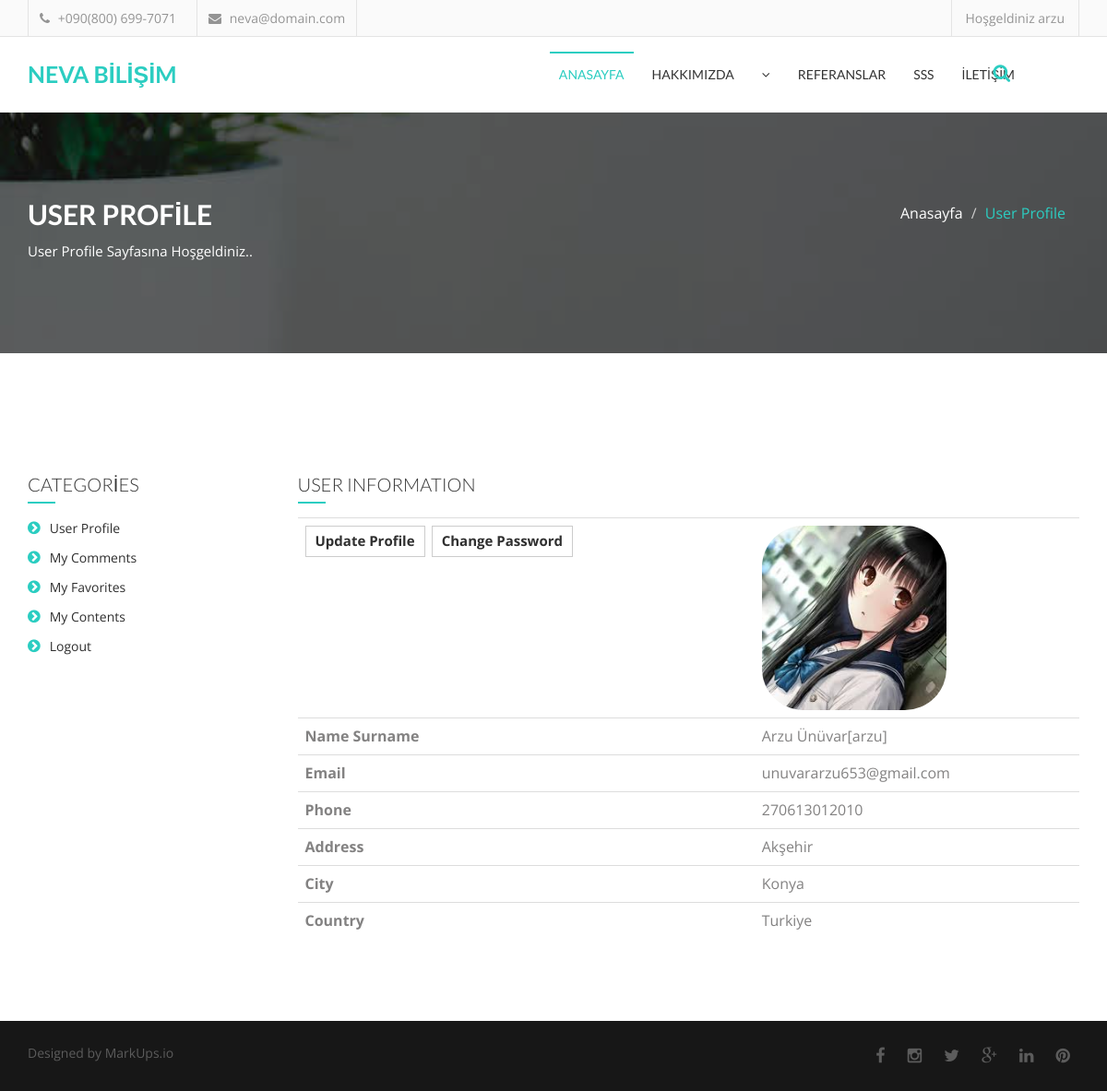
The app's page /user/ (signed in), older data.
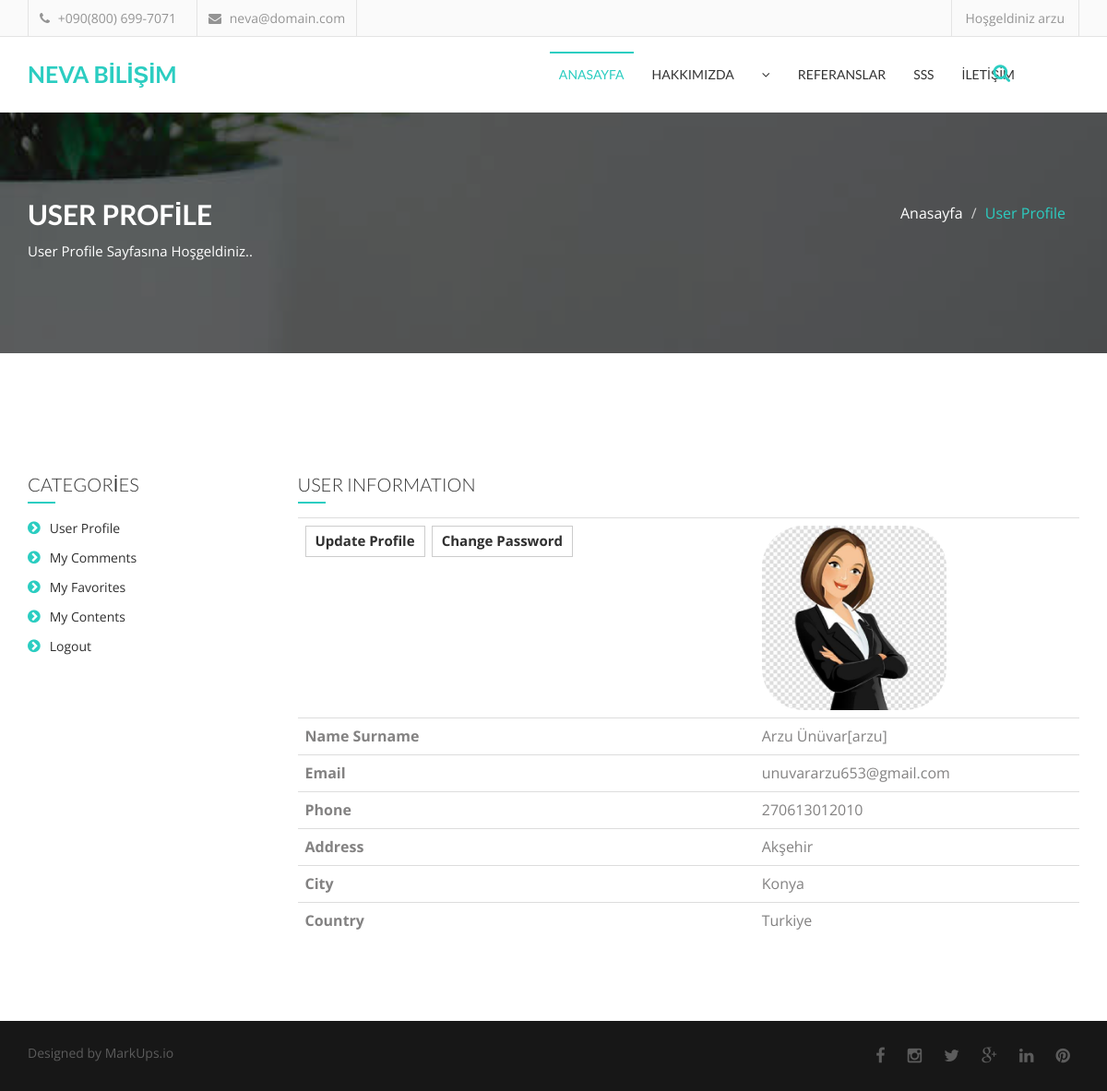
The same page, newer data.
### home/models.py (models this page shows, shortened)
class UserProfile(models.Model):
    user = models.OneToOneField(User, on_delete=models.CASCADE)
    phone = models.CharField(blank=True, max_length=20)
    address = models.CharField(blank=True, max_length=150)
    city = models.CharField(blank=True, max_length=20)
    country = models.CharField(blank=True, max_length=20)
    image = models.ImageField(blank=True, upload_to='images/users/')
    def user_name(self):
        return self.user.first_name + ' ' + self.user.last_name + '[' + self.user.username + ']'
    def image_tag(self):
        return mark_safe('<img src="{}" height="50"/>'.format(self.image.url))
    image_tag.short_description = 'Image'

### user/views.py (the view)
# urls.py: path('', views.index, name='index'),
def index(request):
    category = Category.objects.all()
    current_user = request.user  # Access User Session information
    profile = UserProfile.objects.get(user_id=current_user.id)
    context = {'category': category, 'profile': profile}
    return render(request, 'user_profile.html', context)

### user/templates/user_profile.html (shortened to what the changed rows need)
{% extends "homebase.html" %}
{% block body %}
    <section id="single-page-header">
        <div class="overlay">
            <div class="container">
                <div class="row">
                    <div class="col-md-6 col-sm-6 col-xs-12">
                        <div class="single-page-header-left">
                            <h2>USER PROFİLE</h2>
                        </div>
                    </div>
                </div>
            </div>
        </div>
    </section>
    <section id="contact">
        <div class="container">
            <div class="row">
                <div class="col-md-12">
                    <div class="cotact-area">
                        <div class="row">
                            <div class="col-md-9">
                                <div class="contact-area-right">
                                    <table class="shopping-cart-table table">
                                        <tr>
                                            <th class="text-left">
                                                <div class="tag-cloud">
                                                <a href="/user/update" >Update Profile</a>
                                                <a href="/user/password" >Change Password</a>
                                                </div>
                                            </th>
                                            <td><img src="{{ profile.image.url }}" style="border-radius: 45px; height: 200px"></td>
                                        </tr>
                                        <tr>
                                            <th class="text-left">Name Surname</th>
                                            <td class="text-left">{{ profile.user_name }}</td>
                                        </tr>
                                        <tr>
                                            <th class="text-left">Email</th>
                                            <td class="text-left">{{ profile.user.email }}</td>
                                        </tr>
                                        <tr>
                                            <th class="text-left">Phone</th>
                                            <td class="text-left">{{ profile.phone}}</td>
                                        </tr>
                                        <tr>
                                            <th class="text-left">Address</th>
                                            <td class="text-left">{{ profile.address }}</td>
                                        </tr>
                                        <tr>
                                            <th class="text-left">City</th>
                                            <td class="text-left">{{ profile.city }}</td>
                                        </tr>
                                        <tr>
                                            <th class="text-left">Country</th>
                                            <td class="text-left">{{ profile.country }}</td>
                                        </tr>
                                    </table>
                                </div>
                            </div>
                        </div>
                    </div>
                </div>
            </div>
        </div>
    </section>
{% endblock %}

Row changes from the older to the newer data that the page shows:
changed UserProfile "Akşehir": image: a different picture
